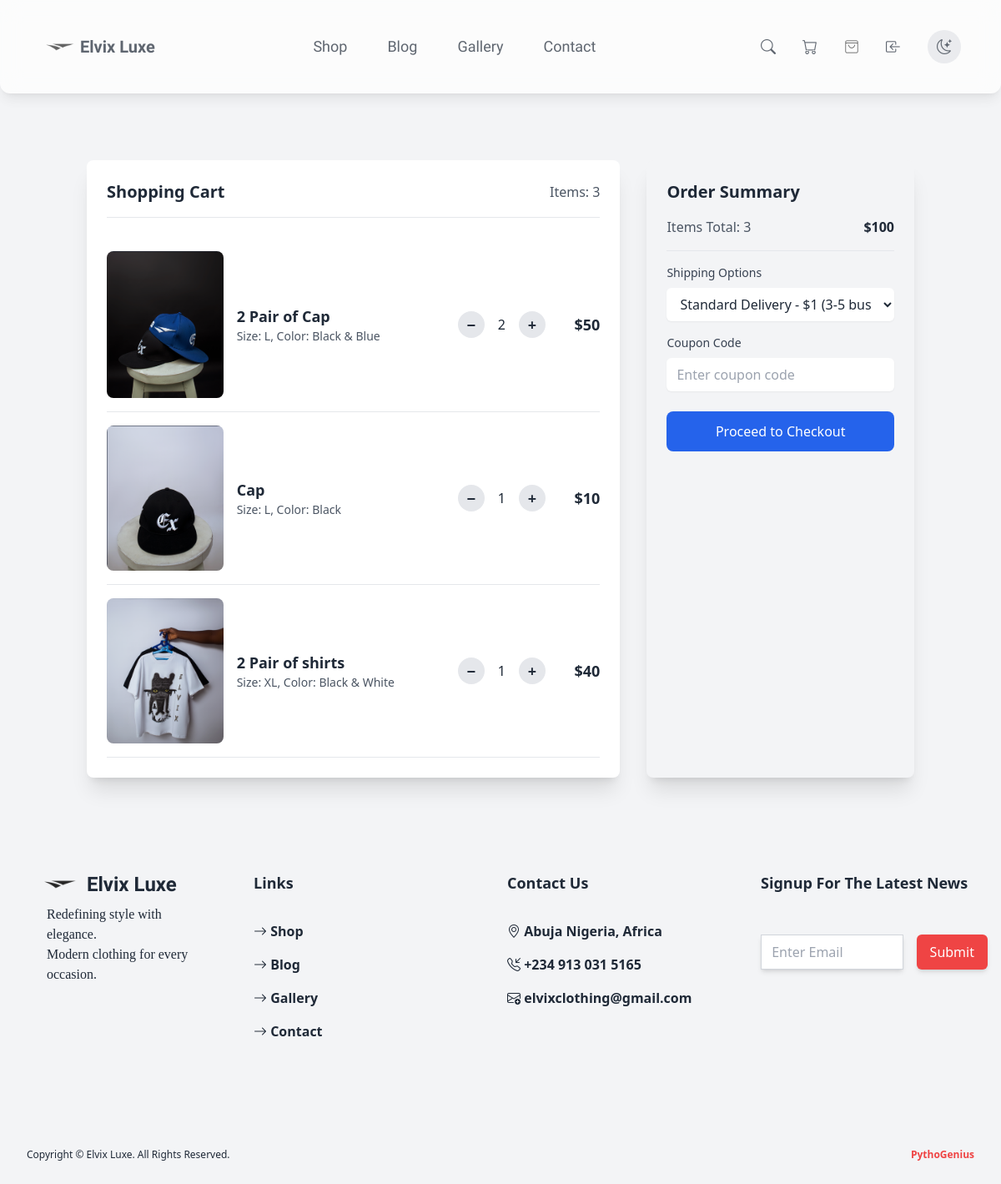
/cart/ (signed in), run on the app's committed database.
### shop/models.py (models this page shows, shortened)
class Products(models.Model):
    name = models.CharField(max_length=100)
    description = models.CharField(max_length=200, blank=True)
    color = models.CharField(max_length=20, blank=True)
    size = models.CharField(max_length=20, blank=True)
    price = models.CharField(max_length=20, default=0)
    old_price = models.CharField(max_length=20, default=0)
    category = models.ForeignKey(ProductCategory, on_delete=models.CASCADE, null=True, blank=True)
    image_0 = models.ImageField(upload_to='media/')
    class Meta:
        verbose_name_plural = 'Products'

### shop/views.py (the view, shortened to what this page needs)
# urls.py: path('cart/', Cart.as_view(), name='cart'),
@method_decorator(login_required, name='dispatch')
class Cart(View):
    def get(self, request):
        date = datetime.now()
        cart_items = CartItem.objects.filter(user=request.user)
        subtotal = 0
        shipping_cost = 1
        total = 0
        cart_details = []
        for item in cart_items:
            total_price = int(item.product.price.replace(',', '')) * item.quantity
            subtotal += total_price  # Accumulate the total value of all products
            total = subtotal + shipping_cost
            cart_details.append({
                'product': item.product,
                'quantity': item.quantity,
                'total_price': total_price,
                'subtotal': subtotal,
                'total': total,
            })
        context = {
                'title': 'Your Shopping Cart',
                'cart_items': cart_details,
                'subtotal': subtotal,
                'total': total,
                'date': date,
                'form': CartItemForm(),
                'newsletter': NewsletterForm()
        }
        return render(request, 'pages/cart.html', context)

### shop/forms.py
class CartItemForm(forms.ModelForm):
    class Meta:
        model = CartItem
        fields = ['shipping']

class NewsletterForm(forms.ModelForm):
    class Meta:
        model = Newsletter
        fields = ['email']

### shop/BackendAuth.py (called while the page is built)
    def get_user(self, user_id):
        try:
            return MyCustomer.objects.get(pk=user_id)
        except MyCustomer.DoesNotExist:
            return None

### shop/templates/pages/cart.html (shortened to what this page needs)
{% load static %}
{% load humanize %}
{% load widget_tweaks %}
<!DOCTYPE html>
<html lang="en">
    <head>
        <link rel = 'stylesheet' href='https://unpkg.com/boxicons@2.1.4/css/boxicons.min.css'>
        <link rel = 'stylesheet' href='https://cdn.jsdelivr.net/npm/bootstrap-icons@1.11.3/font/bootstrap-icons.min.css'>
        <link href="https://cdn.jsdelivr.net/npm/tailwindcss@2.2.19/dist/tailwind.min.css" rel="stylesheet">
        <link rel="stylesheet" href="{% static 'src/styles.css' %}">
        <link rel="stylesheet" href="{% static 'style.css' %}">
    </head>
    <body>
        <header class="absolute top-0 w-full">
            <div class="px-2 py-2 lg:px-0 lg:py-0">
                <div class="flex justify-between items-center backdrop-blur-md bg-white opacity-70 rounded-xl p-4 shadow-lg lg:rounded-tl-none lg:rounded-tr-none sticky top-0 z-50">
                    <div class="flex -ml-12 lg:-ml-0">
                        <a href="/" class="flex items-center">
                            <img src="{% static 'elvix.png' %}" alt="Elvix Logo" class="h-20 w-28 object-contain">
                            <span class="text-md lg:text-xl font-magnolia text-gray-800 font-bold -ml-8">
                                Elvix Luxe
                            </span>
                        </a>
                    </div>
                    <nav class="hidden lg:flex lg:mr-2 lg:gap-12 lg:text-gray-800 lg:text-lg font-magnolia">
                        <a href="/" class="hover:text-gray-600 transition">Shop</a>
                        <a href="{% url 'blog' %}" class="hover:text-gray-600 transition">Blog</a>
                        <a href="{% url 'gallery' %}" class="hover:text-gray-600 transition">Gallery</a>
                        <a href="{% url 'contact_us' %}" class="hover:text-gray-600 transition">Contact</a>
                    </nav>
                    <div class="hidden lg:flex items-center mr-8 gap-8 text-gray-800 text-lg font-bold">
                        <a href="#" class="hover:text-gray-600 transition" id="search-icon">
                            <i class="bi bi-search"></i>
                        </a>
                        <a href="{% url 'cart' %}" class="hover:text-gray-600 transition"><i class="bi bi-cart"></i></a>
                        <a href="{% url 'orders' %}" class="hover:text-gray-600 transition">
                        </a>
                        <a class="-mr-8">
                            {% if user.is_authenticated %}
                                <a class='hover:text-gray-600 transition' href="{% url 'logout' %}"><i class="bi bi-box-arrow-in-left"></i></a>
                            {% else %}
                                <a class='hover:text-gray-600 transition' href="{% url 'login' %}"><i class="bi bi-box-arrow-in-right"></i></a>
                            {% endif %}
                        </a>
                        <button id="modeSwitch" class="p-2 w-10 h-10 rounded-full bg-gray-200 hover:bg-gray-300 dark:bg-gray-800 dark:text-gray-200 transition flex items-center justify-center">
                            <i id="themeIcon" class="bi bi-moon-stars"></i>
                        </button>
                    </div>
                </div>
            </div>
        </header>
        <section class="w-full mt-40 mb-12">
            <div class="container mx-auto px-4 py-8">
                {% if cart_items %}
                <div class="flex flex-col lg:flex-row gap-8">
                    <div class="bg-white shadow-xl w-full lg:w-2/3 rounded-lg p-6">
                        <div class="flex justify-between items-center mb-6 border-b pb-4">
                            <h2 class="text-xl font-semibold text-gray-800">Shopping Cart</h2>
                            <span class="text-gray-600">Items: {{ cart_items|length }}</span>
                        </div>
                        {% for item in cart_items %}
                        <div class="flex items-center justify-between border-b py-4">
                            <div class="w-1/4">
                                <img src="{{ item.product.image_0.url }}" alt="Product Image" class="rounded-lg w-full">
                            </div>
                            <div class="w-1/2 px-4">
                                <h3 class="text-lg font-semibold text-gray-800">{{ item.product.name }}</h3>
                                <p class="text-sm text-gray-600">Size: {{ item.product.size }}, Color: {{ item.product.color }}</p>
                            </div>
                            <div class="flex items-center gap-4 w-1/4">
                                <form method="post" action="{% url 'homepage' %}">
                                    <button type="submit" class="bg-gray-200 hover:bg-gray-300 rounded-full w-8 h-8 flex items-center justify-center text-lg font-bold">−</button>
                                </form>
                                <p class="text-gray-800">{{ item.quantity }}</p>
                                <form method="post" action="{% url 'homepage' %}">
                                    <button type="submit" class="bg-gray-200 hover:bg-gray-300 rounded-full w-8 h-8 flex items-center justify-center text-lg font-bold">+</button>
                                </form>
                            </div>
                            <div>
                                <p class="text-lg font-semibold text-gray-800">${{ item.total_price|intcomma }}</p>
                            </div>
                        </div>
                        {% endfor %}
                    </div>
                    <div class="bg-gray-100 shadow-xl w-full lg:w-1/3 rounded-lg p-6">
                        <h2 class="text-xl font-semibold text-gray-800 mb-4">Order Summary</h2>
                        <div class="flex justify-between items-center border-b pb-4 mb-4">
                            <p class="text-gray-600">Items Total: {{ cart_items|length }}</p>
                            <p class="text-gray-800 font-semibold">${{ subtotal|intcomma }}</p>
                        </div>
                        <div class="mb-4">
                            <label for="shipping" class="block text-sm font-medium text-gray-700 mb-2">Shipping Options</label>
                            <div>
                                {{ form.shipping|add_class:"w-full rounded-md py-2 px-3 outline-none transition-all duration-300 text-gray-800 bg-white shadow-sm focus:ring-2" }}
                            </div>
                        </div>
                        <div class="mb-4">
                            <label for="coupon" class="block text-sm font-medium text-gray-700 mb-2">Coupon Code</label>
                            <input type="text" id="coupon" name="coupon" class="w-full rounded-md py-2 px-3 outline-none transition-all duration-300 text-gray-800 bg-white shadow-sm focus:ring-2" placeholder="Enter coupon code">
                        </div>
                        <div class="mt-6">
                            <a href="{% url 'checkout' %}" class="block bg-blue-600 hover:bg-blue-700 text-white font-medium text-center py-3 rounded-lg">
                                Proceed to Checkout
                            </a>
                        </div>
                    </div>
                </div>
                {% else %}
                <div class="text-center py-20">
                    <h2 class="text-2xl font-semibold mb-4">Your Cart is Empty</h2>
                    <button class="bg-red-500 hover:bg-red-600 text-white font-magnolia cursor-pointer py-2 px-4 rounded"><a href="/">Continue Shopping</a></button>
                </div>
                {% endif %}
            </div>
        </section>
        <footer class="relative w-full py-8">
            <div class="ml-6 md:ml-8 lg:ml-0">
                <div class="grid grid-cols-1 lg:grid-cols-4 justify-evenly items-start gap-4">
                    <div class="-ml-12 lg:ml-2 lg:-mt-8">
                        <a href="/" class="flex items-center" aria-label="Homepage">
                            <img src="{% static 'elvix.png' %}" alt="Elvix Logo" class="h-24 w-32 object-contain">
                            <span class="text-md lg:text-2xl font-magnolia font-bold -ml-8">
                                Elvix Luxe
                            </span>
                        </a>
                        <p class="whitespace-pre-line m-12 -mt-12 text-left font-[poppins]">
                            Redefining style with elegance.
                            Modern clothing for every occasion.
                        </p>
                    </div>
                    <div class="mb-12 lg:mb-0">
                        <h2 class="text-lg mb-4 lg:mb-8 font-bold">Links</h2>
                        <ul class="font-bold space-y-4 text-left">
                            <li><a href="/"><i class="bi bi-arrow-right"></i> Shop</a></li>
                            <li><a href="{% url 'blog' %}"><i class="bi bi-arrow-right"></i> Blog</a></li>
                            <li><a href="{% url 'gallery' %}"><i class="bi bi-arrow-right"></i> Gallery</a></li>
                            <li><a href="{% url 'contact_us' %}"><i class="bi bi-arrow-right"></i> Contact</a></li>
                        </ul>
                    </div>
                    <div class="mb-12 lg:mb-0">
                        <h2 class="text-lg mb-4 lg:mb-8 font-bold">Contact Us</h2>
                        <ul class="font-bold space-y-4 text-left">
                            <li><i class="bi bi-geo-alt"></i> Abuja Nigeria, Africa</li>
                            <li><i class="bi bi-telephone-inbound"></i> +234 913 031 5165</li>
                            <li><i class="bi bi-envelope-plus"></i> elvixclothing@gmail.com</li>
                        </ul>
                    </div>
                    <div class="mb-12 lg:mb-0">
                        <h2 class="md:text-lg mb-4 lg:mb-8 font-bold">Signup For The Latest News</h2>
                        <div>
                            <form method='POST' novalidate class='space-y-4 flex mr-4'>
                                {{ newsletter.email|add_class:'mt-1 block w-3/4 border border-gray-300 rounded-xs shadow-md p-2 outline-none'|attr:'placeholder: Enter Email'}}
                                <button type="submit" class="bg-red-500 hover:bg-red-600 text-white rounded-md px-4 py-2 font-medium shadow-md hover:shadow-lg transition md:ml-4">Submit</button>
                            </form>
                        </div>
                    </div>
                </div>
            </div>
            <div class='mt-16 lg:mt-32 flex justify-between px-2 lg:px-8 text-xs'>
                <h2> Copyright © Elvix Luxe. All Rights Reserved. </h2>
                <h2><a href="https://github.com/Stephen842" class='text-red-500 font-bold'> PythoGenius </a></h2>
            </div>
        </footer>
    </body>
</html>

### shop/static/style.css (style rules this page uses)
* { box-sizing: border-box; margin: 0; padding: 0; max-width: 100%; }
html { scrollbar-width: none; }
body { overflow: -moz-scrollbars-none; overflow-y: scroll; background-color: var(--bg-color); color: var(--text-color); transition: background-color 0.3s, color 0.3s; }
img { pointer-events: none; user-select: none; }
:root { --bg-color: #f3f4f6; --text-color: #1f2937; }

### data on the page
Products: product.image_0 (picture), product.name "2 Pair of Cap", product.size "L", product.color "Black & Blue", quantity "2", total_price "50"
Products: product.image_0 (picture), product.name "Cap", product.size "L", product.color "Black", quantity "1", total_price "10"
Products: product.image_0 (picture), product.name "2 Pair of shirts", product.size "XL", product.color "Black & White", quantity "1", total_price "40"

### other printed values
{{ cart_items|length }} "3"
{{ subtotal|intcomma }} "100"
